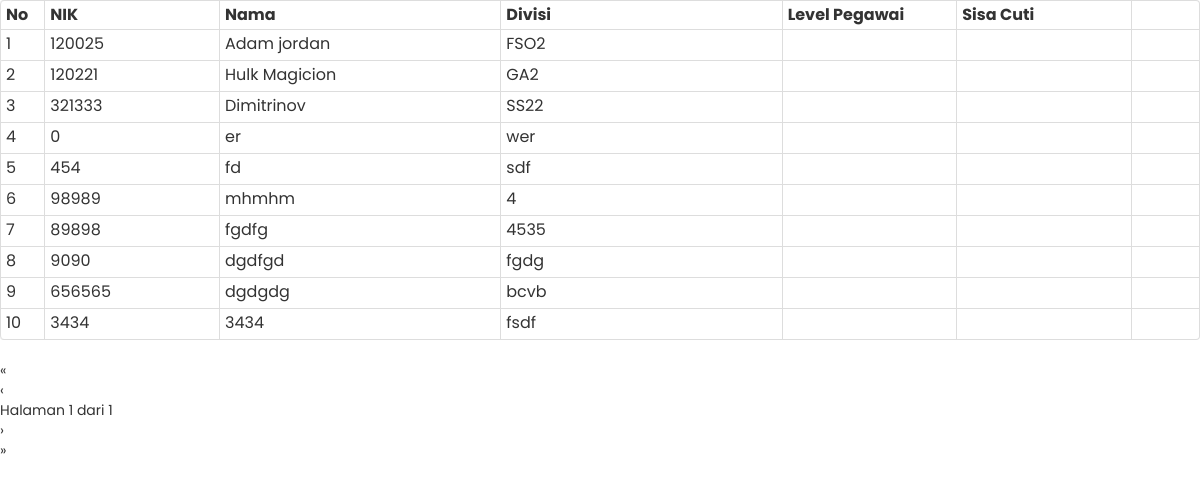
/karyawan.data.php, run on the app's committed database.
### tables this page shows
CREATE TABLE IF NOT EXISTS `karyawan` (
  `nik` varchar(12) NOT NULL,
  `nama` varchar(50) NOT NULL,
  `divisi` varchar(50) NOT NULL,
  `status_karyawan` varchar(20) NOT NULL,
  `tgl_joinkerja` date NOT NULL,
  `sisa_cuti` int(10) NOT NULL,
  PRIMARY KEY (`nik`)
);

### karyawan.data.php (the view, shortened to what this page needs)
<html>
     <link href="../css/style.css" rel="stylesheet" type="text/css">
        <link href="../css/bootstrap.min.css" rel="stylesheet" media="screen">
<?php
require 'function/koneksi.php';
include 'function/functionnya.php';
?>
<?php
if(isset($keyword)){
			$param = $keyword;
			$sql ="SELECT * FROM karyawan where nama ='$param'";
		echo $param;
		}else{
			$sql ="SELECT * FROM karyawan";
		}
?>
<table class="table table-condensed table-bordered table-hover" cellpadding="0" cellspacing="0">
<thead>
	<tr>
	<th style="width:20px">No</th>
		<th style="width:120px">NIK</th>
		<th style="width:200px">Nama</th>
		<th style="width:200px">Divisi</th>
		<th style="width:120px">Level Pegawai</th>
                <th style="width:120px">Sisa Cuti</th>
		<th style="width:40px"></th>
	</tr>
</thead>
<tbody>
	<?php
                $y = 1;
        $result = mysqli_query($connect, $sql);
        $rpp = 10;
        $reload = "#data-karyawan";
        $page = intval($_GET["page"]);
        if($page<=0) $page = 1;
        $tcount = mysqli_num_rows($result);
        $tpages = ($tcount) ? ceil($tcount/$rpp) : 1;
        $count = 0;
        $i = ($page-1)*$rpp;
                        while(($count<$rpp) && ($i<$tcount)) {
                        mysqli_data_seek($result,$i );
                        $data = mysqli_fetch_array($result);
                        ?>
	<tr>
		<td><?php echo $y++ ?></td>
		<td><?php echo $data['nik'] ?></td>
		<td><?php echo $data['nama'] ?></td>
		<td><?php echo $data['divisi'] ?></td>
		<td><?php echo $data['level'] ?></td>
                <td><?php echo $data['sisacuti'] ?></td>
		<td>
			<a href="#dialog-karyawan" id="<?php echo $data['nik'] ?>" class="ubah" data-toggle="modal">
				<i class="icon-pencil"></i>
			</a>
			<a href="#" id="<?php echo $data['nik'] ?>" class="hapus">
				<i class="icon-trash"></i>
			</a>
		</td>
	</tr>
	<?php
		$i++;
                $count++;
		}
	?>
</tbody>
</table>
 <div> <?php echo paginate_one($reload, $page, $tpages); ?></div>
</html>

### css/style.css (style rules this page uses)
* { font-family:Poppins,sans-serif }

### data on the page
karyawan: nik "120025", nama "Adam jordan", divisi "FSO2"
karyawan: nik "120221", nama "Hulk Magicion", divisi "GA2"
karyawan: nik "321333", nama "Dimitrinov", divisi "SS22"
karyawan: nik "0", nama "er", divisi "wer"
karyawan: nik "454", nama "fd", divisi "sdf"
karyawan: nik "98989", nama "mhmhm", divisi "4"
karyawan: nik "89898", nama "fgdfg", divisi "4535"
karyawan: nik "9090", nama "dgdfgd", divisi "fgdg"
karyawan: nik "656565", nama "dgdgdg", divisi "bcvb"
karyawan: nik "3434", nama "3434", divisi "fsdf"

### other printed values
$firstlabel "«"
$prevlabel "‹"
$page "1"
$tpages "1"
$nextlabel "›"
$lastlabel "»"
